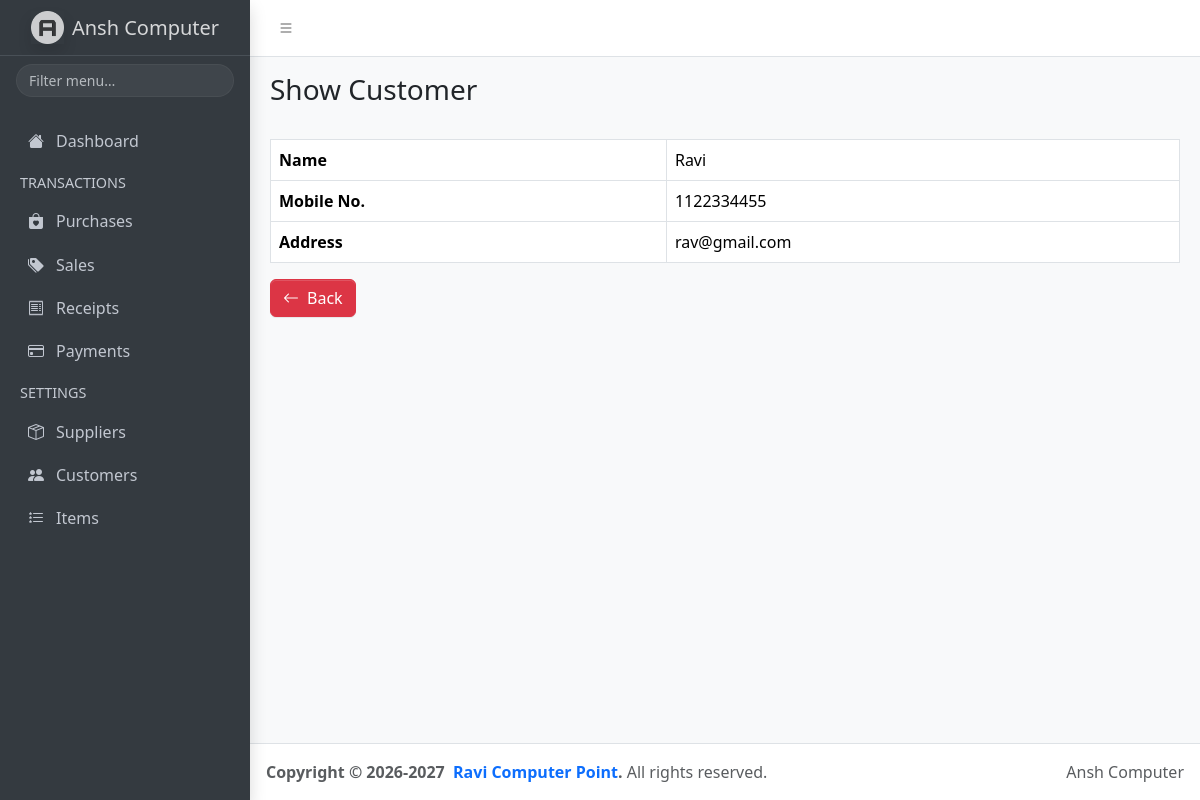
/customers/show.php?id=2, run on the app's committed database.
### tables this page shows
CREATE TABLE `customers` (
  `id` int(11) NOT NULL,
  `name` varchar(50) NOT NULL,
  `mobile_no` varchar(10) DEFAULT NULL,
  `address` varchar(50) DEFAULT NULL
);

### customers/show.php (the view, shortened to what this page needs)
<?php
    include('../includes/header.php');
    include('../db_config.php');
?>
<table class="table table-bordered my-3">
    <?php
        $id = $_GET['id'];
        $query = mysqli_query($conn, "select * from customers where id='$id'");
        $customer = mysqli_fetch_assoc($query);
    ?>
    <tr>
        <th>Name</th>
        <td><?php echo $customer['name']; ?></td>
    </tr>
    <tr>
        <th>Mobile No.</th>
        <td><?php echo $customer['mobile_no']; ?></td>
    </tr>
    <tr>
        <th>Address</th>
        <td><?php echo $customer['address']; ?></td>
    </tr>
</table>
<a href="index.php" class="btn btn-danger">
    <i class="bi bi-arrow-left me-2"></i>Back
</a>
<?php include('../includes/footer.php'); ?>

### data on the page
customers: name "Ravi", mobile_no "1122334455", address "rav@gmail.com"

### other printed values
$page_title "Show Customer"
